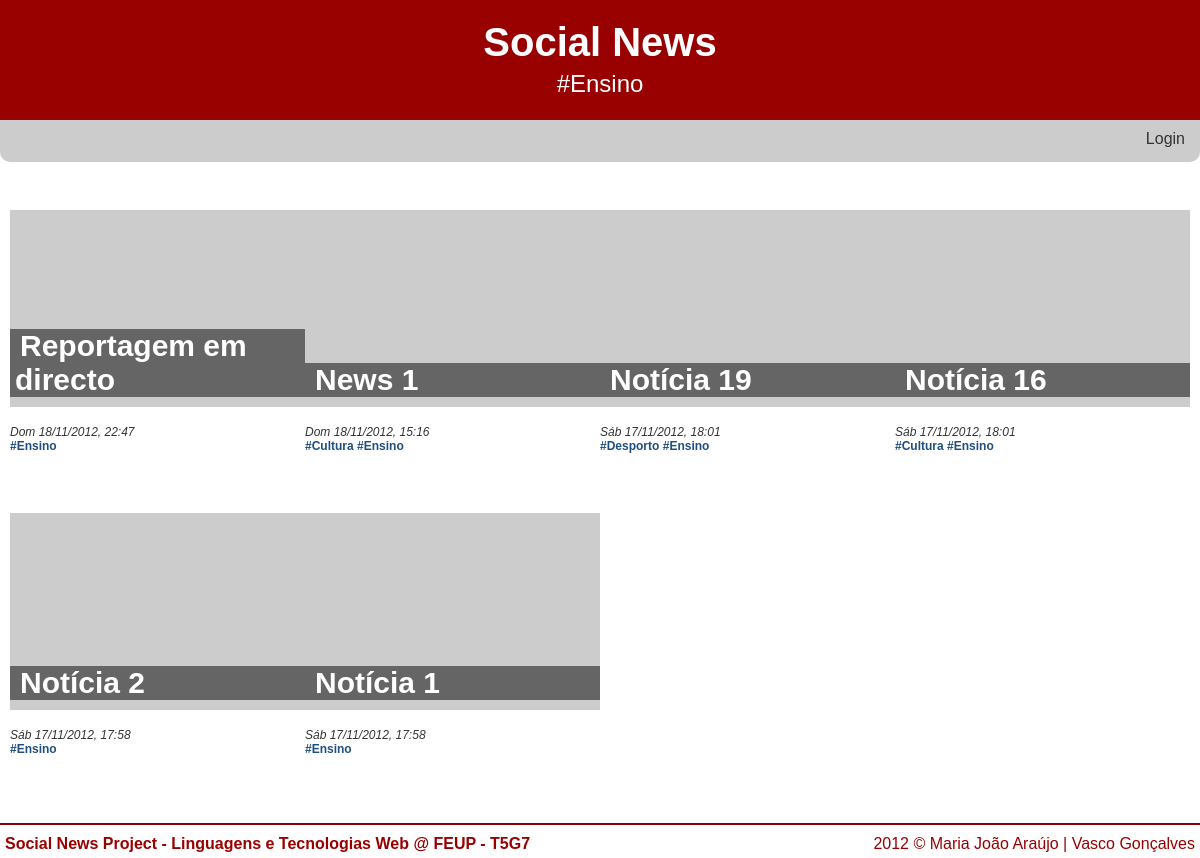
Screenshot of /?tag=Ensino with the database file from the repository.
### tables this page shows
CREATE TABLE 'NEWS' (id integer primary key autoincrement, title text,'date' INTEGER, text text, posted_by text, 'url' TEXT, 'imported_by' TEXT);

### db/news_query.php (called while the page is built, shortened)
<?php
	require_once 'db/db.php';
	if(isset($id) && !empty($id))
	{
		$stmt = $db->prepare('SELECT id, title, date, text, posted_by, imported_by, url, tagname FROM news LEFT JOIN tag ON news.id=tag.news_id where id=:id');
		$stmt->bindparam(':id', $id);
	}
	elseif(isset($tag) && !empty($tag))
	{
		$stmt = $db->prepare('SELECT id, title, date, posted_by, imported_by, tagname FROM news LEFT JOIN tag ON news.id=tag.news_id where news.id in (select news_id from tag where tagname=:tag) ORDER BY id DESC');
		$stmt->bindparam(':tag', $tag);
	}
	elseif(isset($fav) && !empty($fav))
	{
		$stmt = $db->prepare('SELECT id, title, date, posted_by, imported_by, tagname FROM news LEFT JOIN tag ON news.id=tag.news_id LEFT JOIN favorite ON news.id=favorite.news_id where favorite.user_id = :user_id ORDER BY id DESC');
		$stmt->bindparam(':user_id', $_SESSION['user_id']);
	}
	else
	{
		$stmt = $db->prepare('SELECT id, title, date, posted_by, imported_by, tagname FROM news LEFT JOIN tag ON news.id=tag.news_id where news.id in (select id from news order by id desc limit 12 offset :offset) ORDER BY id DESC');
		$stmt->bindparam(':offset', $offset);
	}
	if(!$stmt->execute())
	{
		$error=$db->errorInfo();
		echo "Erro: " . $error[2];
	}
	else
		$news = $stmt->fetchAll();
?>

### common/functions.php (the view, shortened to what this page needs)
<?php
	function loggedIn() {
		return isset($_SESSION['username']);
	}
	function displayDate($date)
	{
		switch(date('N',$date))
		{
			case 6:
				$dayofweek = 'Sáb';
				break;
			case 7:
				$dayofweek = 'Dom';
				break;
		}
        return $dayofweek." ".date('d/m/Y, H:i', $date);
	}
	function showAllNews($news)
	{
		foreach($news as $i=>$row) {
			if($row['id']==$news[$i-1]['id'])
				echo " <a href=\"./?tag=".$row['tagname']."\">#".$row['tagname']."</a>";
			else
			{
				$title = (strlen($row['title']) > 30) ? substr($row['title'],0,27).'...' : $row['title'];
				  echo "<div class=\"noticia_index\">
				  <h3><a href=\"./?id=".$row['id']."\">".stripslashes($title)."</a></h3>
				  <a href=\"./?id=".$row['id']."\"><img src=\"http://lorempixel.com/300/200/?dummy=".rand()."\" alt=\"300x200\"></a>
				  <div class=\"newsdetails\">
					<br />";
				echo displayDate($row['date']);
				if($row['tagname']!="")
				  echo "</div><div class=\"newstags\"><a href=\"./?tag=".stripslashes($row['tagname'])."\">#".stripslashes($row['tagname'])."</a>";
			}
			if($row['id']!=$news[$i+1]['id']) {
				echo   "</div>";
				echo "</div>";
			}
		}
	}
	function showHeader($subtitle)
	{
		echo "<div id=\"cabecalho\">";
		echo "<a href=\"./\"><h1>Social News</h1></a>";
		if(!empty($subtitle))
			echo "<h2>".$subtitle."</h2>";
		echo "</div>";
	}
	function showFooter()
	{
		echo "<div id=\"rodape\">
				<p>Social News Project - Linguagens e Tecnologias Web @ FEUP - T5G7</p>
				<div class=copyright>2012 © Maria João Araújo | Vasco Gonçalves</div>
			</div>";
	}
	function showLoginMenu()
	{
		echo "<ul class=\"login\">";
		if(loggedIn())
			echo "<li id=username userid=".$_SESSION['user_id'].">Bem-vindo <a href=ver_perfil_utilizador.php?id=".$_SESSION['user_id'].">".$_SESSION['username']."</a></li><li><a href=\"logout.php\">Logout</a></li>";
		else
			echo "<li><a href=\"login.php\">Login</a></li>";
		echo "</ul>";
	}
?>

### common/style.css (style rules this page uses)
html { overflow-y: scroll; }
body { font-family: Century Gothic, sans-serif; margin: 0px auto; padding: 0; color: #333333; border-color: #3b8eb5; background-color: white; min-width: 1200px; }
div#cabecalho { text-align:center; padding: 15px 0px; background-color: #990000; color: white; width: 100%; height: 90px; }
div#cabecalho h1 { margin-top: 5px; margin-bottom: 5px; font-size: 40px; }
div#cabecalho h2 { margin: 0; color: white; font-weight: normal; }
div#cabecalho a { color: white; text-decoration: none; }
div#menu ul { padding-left: 0; margin: 0; display: inline; }
div#menu li { display: inline; border-right: solid; border-width: 2px; border-color: white; padding: 0px 5px; }
div#menu li:last-child { border-right: none; }
div#menu ul.login { float: right; }
a { color: #333333; text-decoration:none; }
div#conteudo h3 { margin: 0; margin-bottom: 10px; font-size: 30px; }
div.noticia_index { position: relative; margin-top: 13px; display: inline-table; width: 25%; height: 290px; background-color: white; }
div.noticia_index img { width: 100%; }
div.noticia_index>h3 { display: inline-block; position: absolute; width: 285px; left: 0; bottom: 93px; padding: 0 5px; word-wrap: break-word; background-color: rgba(0, 0, 0, 0.5); }
div.noticia_index>h3>a { color: white; margin-left: 5px; }
div.newsdetails { clear: both; font-size: 12px; font-style: italic; }
div.newstags { font-size: 12px; font-weight: bold; color: #1F4F82; }
div.newstags a { color: #1F4F82; }
div.noticia_index>div.newstags { white-space: nowrap; text-overflow: ellipsis; overflow: hidden; width: 285px; }
div#rodape { margin: 0 auto; padding: 5px 0; background-color: white; color: #990000; width: 1200px; clear: both; border-top: 2px solid #860004; }
div#rodape p { float:left; margin: 5px; font-weight: bold; }
div#rodape div.copyright { float: right; margin: 5px; }

### rows the page displays
news: title "Reportagem em directo", date "Dom 18/11/2012, 22:47", tagname "Ensino"
news: title "News 1", date "Dom 18/11/2012, 15:16", tagname "Cultura", tagname "Ensino"
news: title "Notícia 19", date "Sáb 17/11/2012, 18:01", tagname "Desporto", tagname "Ensino"
news: title "Notícia 16", date "Sáb 17/11/2012, 18:01", tagname "Cultura", tagname "Ensino"
news: title "Notícia 2", date "Sáb 17/11/2012, 17:58", tagname "Ensino"
news: title "Notícia 1", date "Sáb 17/11/2012, 17:58", tagname "Ensino"

### other values shown
$subtitle "#Ensino"
